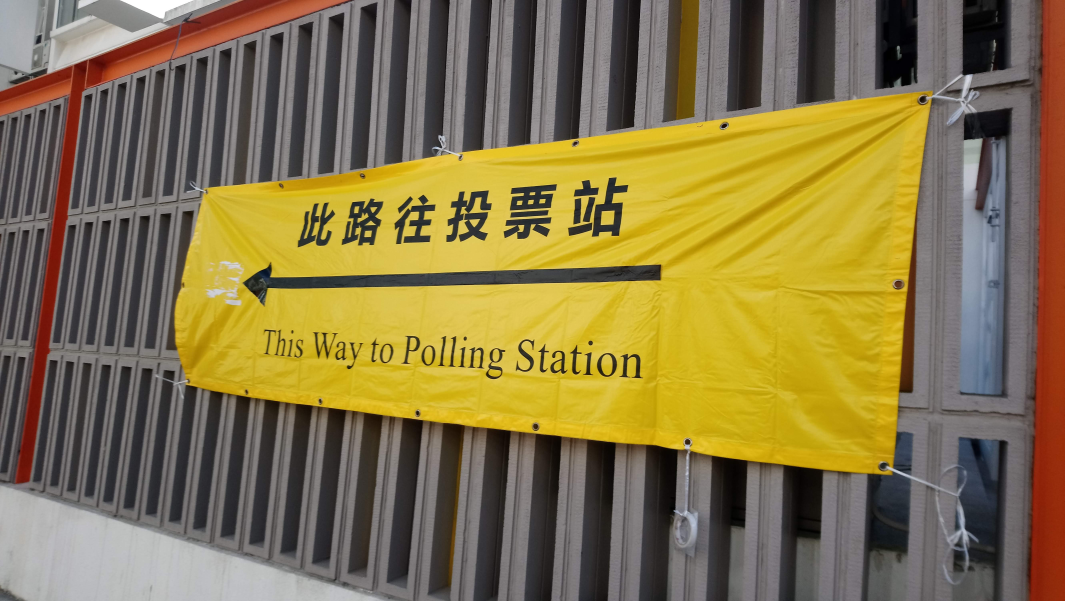
#> input picture Day003_color_spave_op_HW/point out.JPG, 5325 x 3004 px, found by its file name (shown at 1/5 size)
$ python Day_03.py
#> lines starting #> are read from the running program, lines starting #| are printed output that depends on the picture
from cv2 import cv2
import numpy as np


img_ = cv2.imread('point out.jpg', cv2.IMREAD_GRAYSCALE)
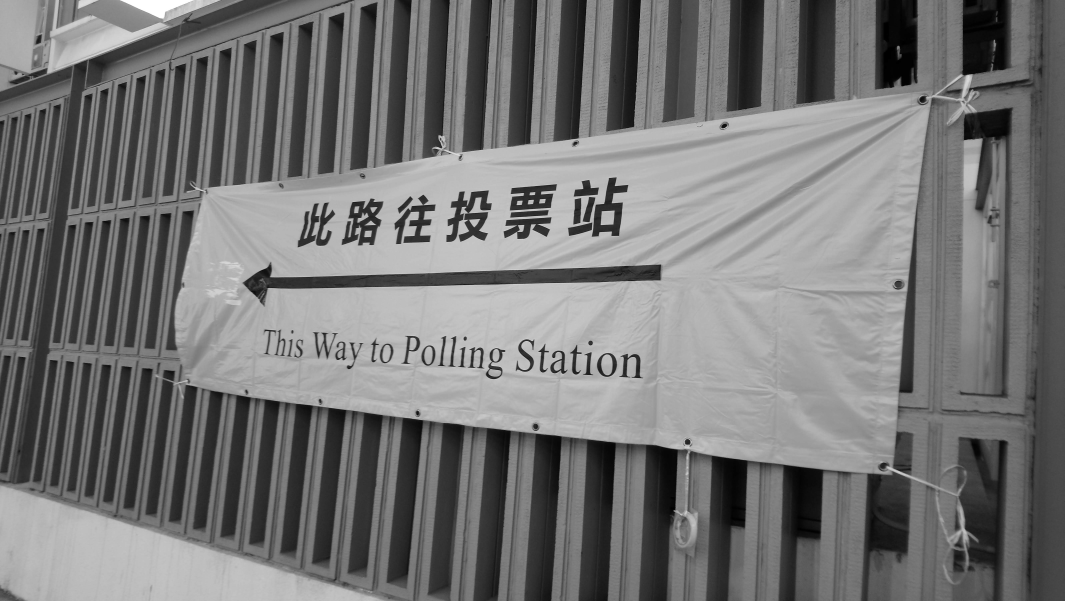
#> img_: shape (3004, 5325) (shown at 1/5 size); min 0, max 255, mean 117.8
img = cv2.resize(img_, (1600,900))


#Histogram Equalization for RGB
# from cv2 import equalizeHist
img_rgb = cv2.equalizeHist(img)
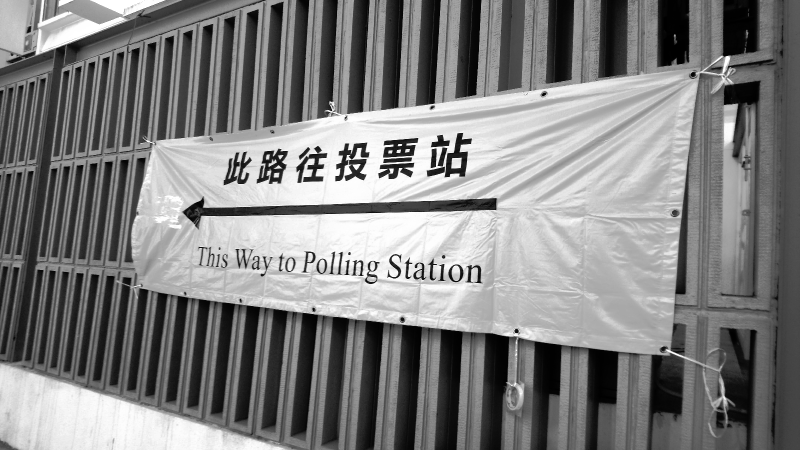
#> img_rgb: shape (900, 1600) (shown at 1/2 size); min 0, max 255, mean 128.3

# [6 lines of commented-out code are left out]
cv2.imshow('img', img)
cv2.imshow('img_rgb', img_rgb)
cv2.waitKey(0)
#> (the run stopped early here; a loop or call above may not have finished)
